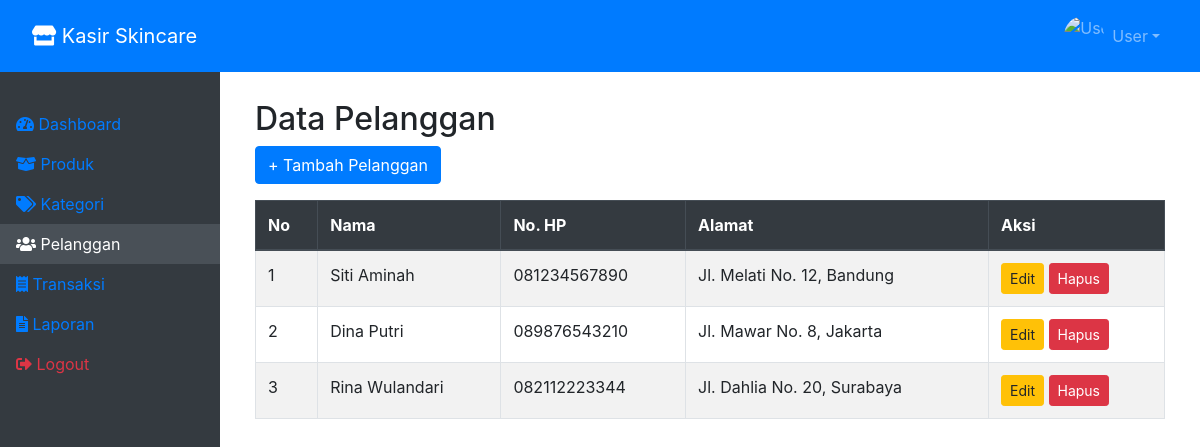
The app's page /pelanggan.php with its own data.
### tables this page shows
CREATE TABLE `pelanggan` (
  `id_pelanggan` int(11) NOT NULL,
  `nama` varchar(100) NOT NULL,
  `no_hp` varchar(15) DEFAULT NULL,
  `alamat` text NOT NULL
);

### pelanggan.php (the view, shortened to what this page needs)
<?php
include 'partials/header.php';
?>
<div class="container mt-4">
    <h2>Data Pelanggan</h2>
    <a href="tambah_pelanggan.php" class="btn btn-primary mb-3">+ Tambah Pelanggan</a>
    <table class="table table-bordered table-striped">
        <thead class="thead-dark">
            <tr>
                <th>No</th>
                <th>Nama</th>
                <th>No. HP</th>
                <th>Alamat</th>
                <th>Aksi</th>
            </tr>
        </thead>
        <tbody>
            <?php
            $no = 1;
            $query = mysqli_query($conn, "SELECT * FROM pelanggan");
            while ($data = mysqli_fetch_assoc($query)) {
                echo "<tr>
                    <td>$no</td>
                    <td>{$data['nama']}</td>
                    <td>{$data['no_hp']}</td>
                    <td>{$data['alamat']}</td>
                    <td>
                        <a href='edit_pelanggan.php?id={$data['id_pelanggan']}' class='btn btn-warning btn-sm'>Edit</a>
                        <a href='hapus_pelanggan.php?id={$data['id_pelanggan']}' onclick='return confirm(\"Yakin hapus data ini?\")' class='btn btn-danger btn-sm'>Hapus</a>
                    </td>
                </tr>";
                $no++;
            }
            ?>
        </tbody>
    </table>
</div>

### partials/header.php (style rules this page uses)
body { padding-top: 56px; }

### records on screen
pelanggan: nama "Siti Aminah", no_hp "081234567890", alamat "Jl. Melati No. 12, Bandung"
pelanggan: nama "Dina Putri", no_hp "089876543210", alamat "Jl. Mawar No. 8, Jakarta"
pelanggan: nama "Rina Wulandari", no_hp "082112223344", alamat "Jl. Dahlia No. 20, Surabaya"

### other values on screen
$user "User"
